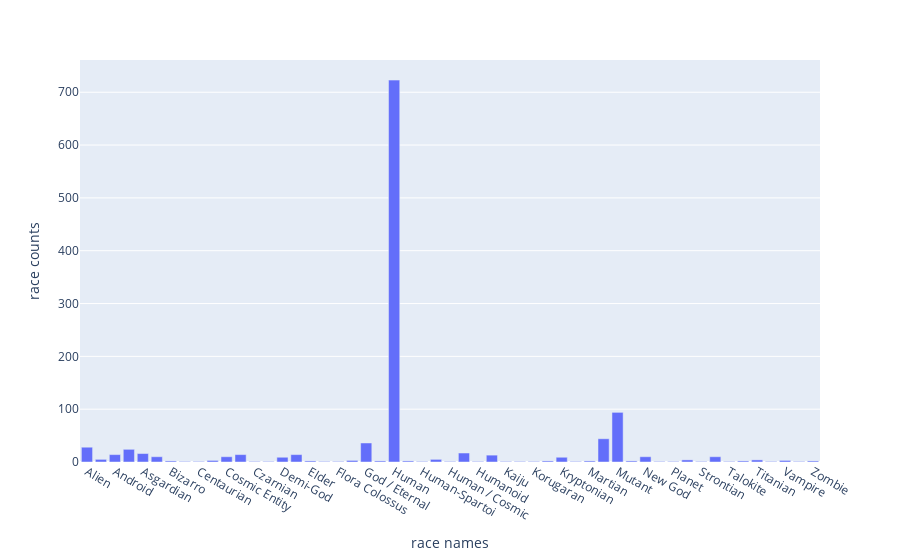
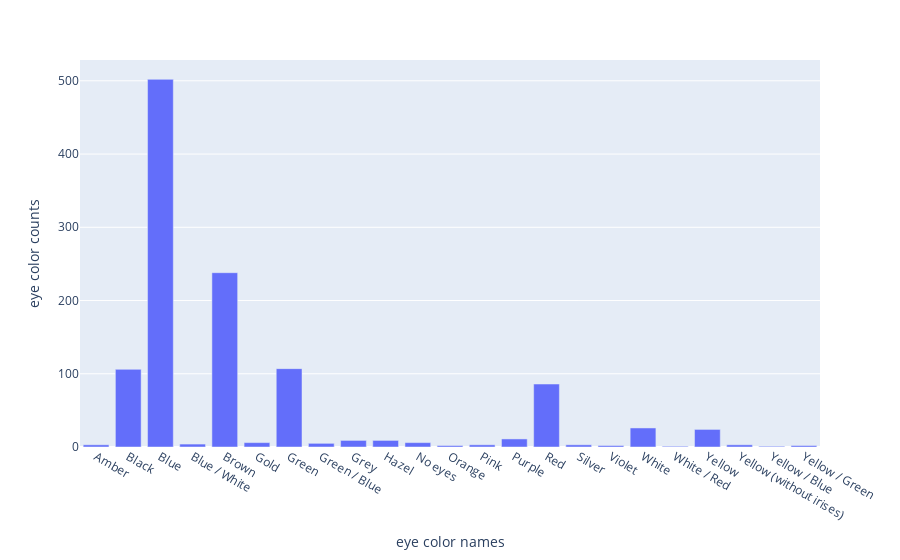
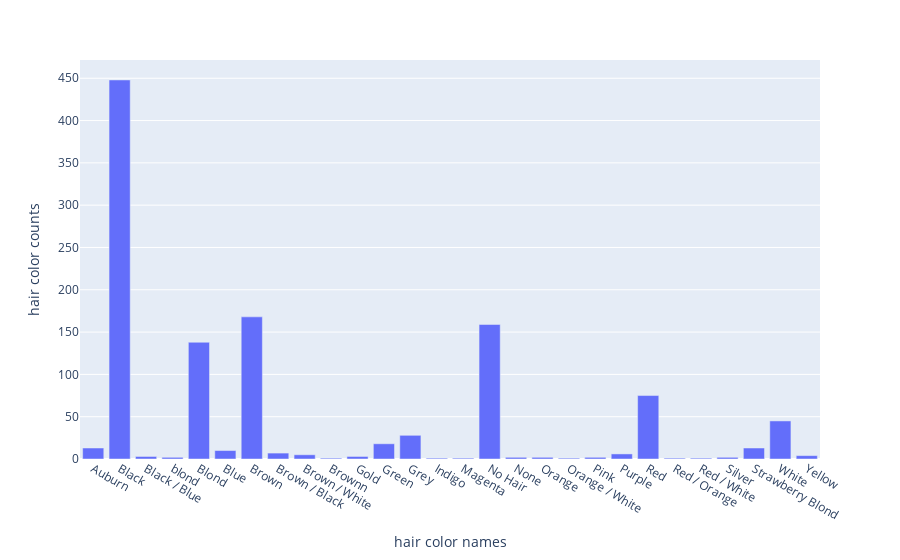

Source (notebook cell) for these figures, in order:
### Code cell
PlotRaceEyeAndHairNameandCounts(Top2CreatorNamesAndCounts)

### Figure 1 — Plotly figure (JSON) as saved in the notebook; plotly's stock layout.template omitted (floating-point values rounded to 4 significant figures)
{"data": [{"alignmentgroup": "True", "hovertemplate": "race names=%{x}<br>race counts=%{y}<extra></extra>", "legendgroup": "", "marker": {"color": "#636efa", "pattern": {"shape": ""}}, "name": "", "offsetgroup": "", "orientation": "v", "showlegend": false, "textposition": "auto", "type": "bar", "x": ["Alien", "Amazon", "Android", "Animal", "Asgardian", "Atlantean", "Bizarro", "Bolovaxian", "Centaurian", "Clone", "Cosmic Entity", "Cyborg", "Czarnian", "Daxamite", "Demi-God", "Demon", "Elder", "Energy Release Generator", "Flora Colossus", "Frost Giant", "God / Eternal", "Gorilla", "Human", "Human-Inhuman", "Human-Spartoi", "Human / Altered", "Human / Cosmic", "Human / Radiation", "Humanoid", "Inhuman", "Kaiju", "Kakarantharaian", "Korugaran", "Kree", "Kryptonian", "Leprechaun", "Martian", "Metahuman", "Mutant", "Mutant / Clone", "New God", "Parademon", "Planet", "Robot", "Strontian", "Symbiote", "Talokite", "Tamaranean", "Titanian", "Ungaran", "Vampire", "Zen-Whoberian", "Zombie"], "xaxis": "x", "y": [28, 5, 14, 24, 16, 10, 2, 1, 1, 3, 10, 14, 1, 1, 9, 14, 2, 1, 1, 3, 36, 2, 723, 2, 1, 5, 1, 17, 1, 13, 1, 1, 1, 2, 9, 1, 2, 44, 94, 2, 10, 1, 1, 4, 1, 10, 1, 2, 4, 1, 3, 1, 2], "yaxis": "y"}], "layout": {"barmode": "relative", "legend": {"tracegroupgap": 0}, "margin": {"t": 60}, "xaxis": {"anchor": "y", "domain": [0, 1], "title": {"text": "race names"}}, "yaxis": {"anchor": "x", "domain": [0, 1], "title": {"text": "race counts"}}}}

### Figure 2 — Plotly figure (JSON) as saved in the notebook; plotly's stock layout.template omitted (floating-point values rounded to 4 significant figures)
{"data": [{"alignmentgroup": "True", "hovertemplate": "eye color names=%{x}<br>eye color counts=%{y}<extra></extra>", "legendgroup": "", "marker": {"color": "#636efa", "pattern": {"shape": ""}}, "name": "", "offsetgroup": "", "orientation": "v", "showlegend": false, "textposition": "auto", "type": "bar", "x": ["Amber", "Black", "Blue", "Blue / White", "Brown", "Gold", "Green", "Green / Blue", "Grey", "Hazel", "No eyes", "Orange", "Pink", "Purple", "Red", "Silver", "Violet", "White", "White / Red", "Yellow", "Yellow (without irises)", "Yellow / Blue", "Yellow / Green"], "xaxis": "x", "y": [3, 106, 502, 4, 238, 6, 107, 5, 9, 9, 6, 2, 3, 11, 86, 3, 2, 26, 1, 24, 3, 1, 2], "yaxis": "y"}], "layout": {"barmode": "relative", "legend": {"tracegroupgap": 0}, "margin": {"t": 60}, "xaxis": {"anchor": "y", "domain": [0, 1], "title": {"text": "eye color names"}}, "yaxis": {"anchor": "x", "domain": [0, 1], "title": {"text": "eye color counts"}}}}

### Figure 3 — Plotly figure (JSON) as saved in the notebook; plotly's stock layout.template omitted (floating-point values rounded to 4 significant figures)
{"data": [{"alignmentgroup": "True", "hovertemplate": "hair color names=%{x}<br>hair color counts=%{y}<extra></extra>", "legendgroup": "", "marker": {"color": "#636efa", "pattern": {"shape": ""}}, "name": "", "offsetgroup": "", "orientation": "v", "showlegend": false, "textposition": "auto", "type": "bar", "x": ["Auburn", "Black", "Black / Blue", "blond", "Blond", "Blue", "Brown", "Brown / Black", "Brown / White", "Brownn", "Gold", "Green", "Grey", "Indigo", "Magenta", "No Hair", "None", "Orange", "Orange / White", "Pink", "Purple", "Red", "Red / Orange", "Red / White", "Silver", "Strawberry Blond", "White", "Yellow"], "xaxis": "x", "y": [13, 448, 3, 2, 138, 10, 168, 7, 5, 1, 3, 18, 28, 1, 1, 159, 2, 2, 1, 2, 6, 75, 1, 1, 2, 13, 45, 4], "yaxis": "y"}], "layout": {"barmode": "relative", "legend": {"tracegroupgap": 0}, "margin": {"t": 60}, "xaxis": {"anchor": "y", "domain": [0, 1], "title": {"text": "hair color names"}}, "yaxis": {"anchor": "x", "domain": [0, 1], "title": {"text": "hair color counts"}}}}
